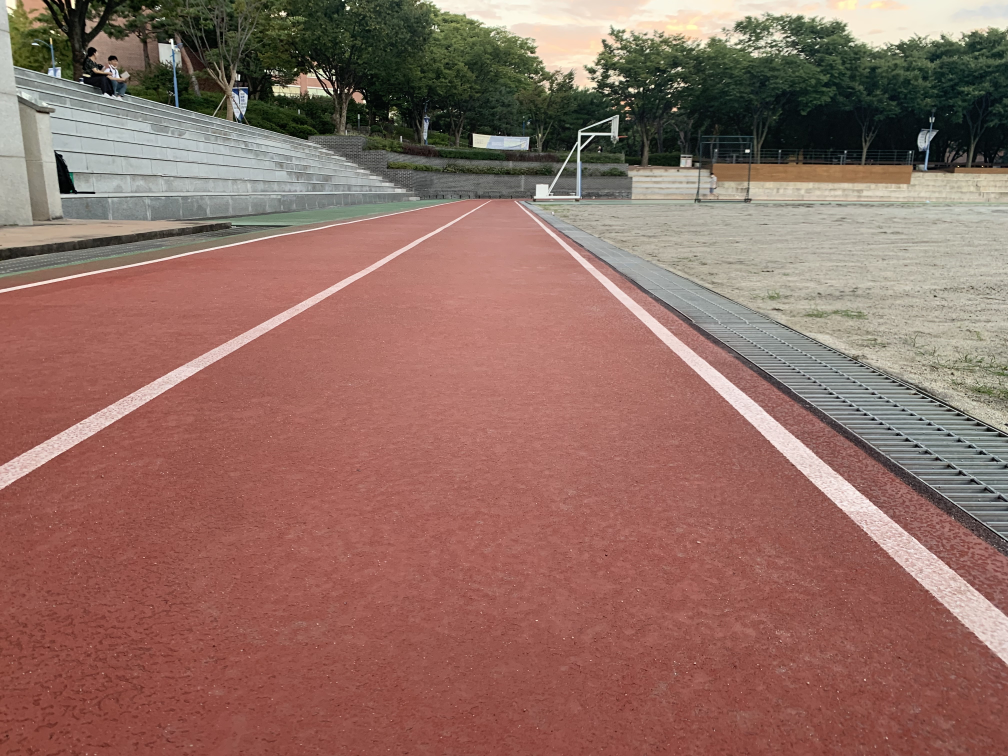
#> input picture img/playground/pg_center.jpeg, 4032 x 3024 px (shown at 1/4 size)
$ python 01-bird_eye_view.py
#> lines starting #> are read from the running program, lines starting #| are printed output that depends on the picture
import cv2
import numpy as np
from matplotlib import pyplot as plt

img = cv2.imread("../img/playground/pg_center.jpeg")
#> img is the input picture: shape (3024, 4032, 3); mean B, G, R 99.2, 109.3, 144.6
(h, w) = (img.shape[0], img.shape[1])
#> h = 3024; w = 4032
# print(h, w)

size = 50

left = {"top": (1500, 1000), "bottom": (200, 1600)}
right = {"top": (2350, 1000), "bottom": (3150, 1600)}
color = {"red": (255, 0, 0), "green": (0, 255, 0), "blue": (0, 0, 255), "black": (0, 0, 0)}

# 좌표점은 좌상->좌하->우상->우하
pts1 = np.float32([left["top"], left["bottom"], right["top"], right["bottom"]])

# 좌표의 이동점
pts2 = np.float32([[10, 10], [10, 1000], [1000, 10], [1000, 1000]])

# pts1의 좌표에 표시. perspective 변환 후 이동 점 확인.
cv2.circle(img, left["top"], size, color["red"], -1)
cv2.circle(img, left["bottom"], size, color["green"], -1)
cv2.circle(img, right["top"], size, color["blue"], -1)
cv2.circle(img, right["bottom"], size, color["black"], -1)

M = cv2.getPerspectiveTransform(pts1, pts2)

dst = cv2.warpPerspective(img, M, (1100, 1100))
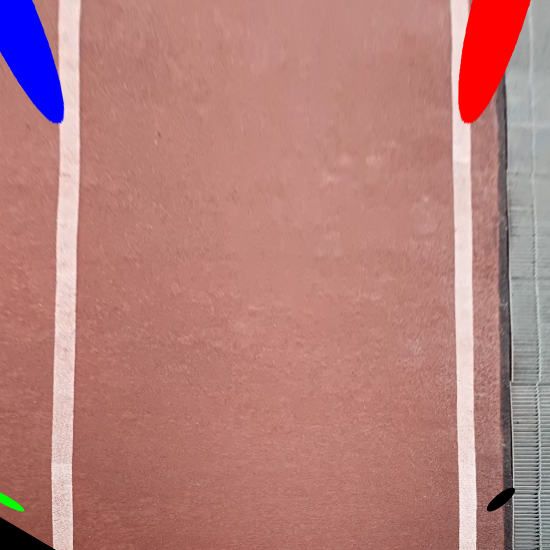
#> dst: shape (1100, 1100, 3) (shown at 1/2 size); mean B, G, R 123.1, 127.1, 180.8

plt.subplot(121), plt.imshow(img), plt.title('image')
plt.subplot(122), plt.imshow(dst), plt.title('Perspective')
plt.show()
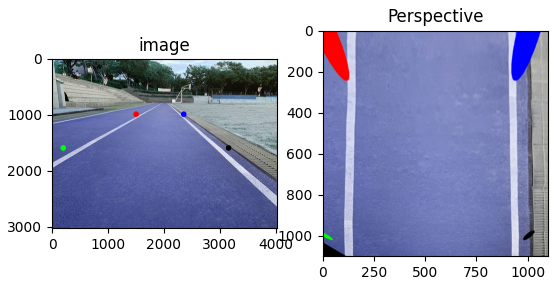
#> figure drawn by matplotlib, 2 panels; B, G, R data is drawn as R, G, B

$ run again, with img/playground/pg_left.jpeg copied over img/playground/pg_center.jpeg
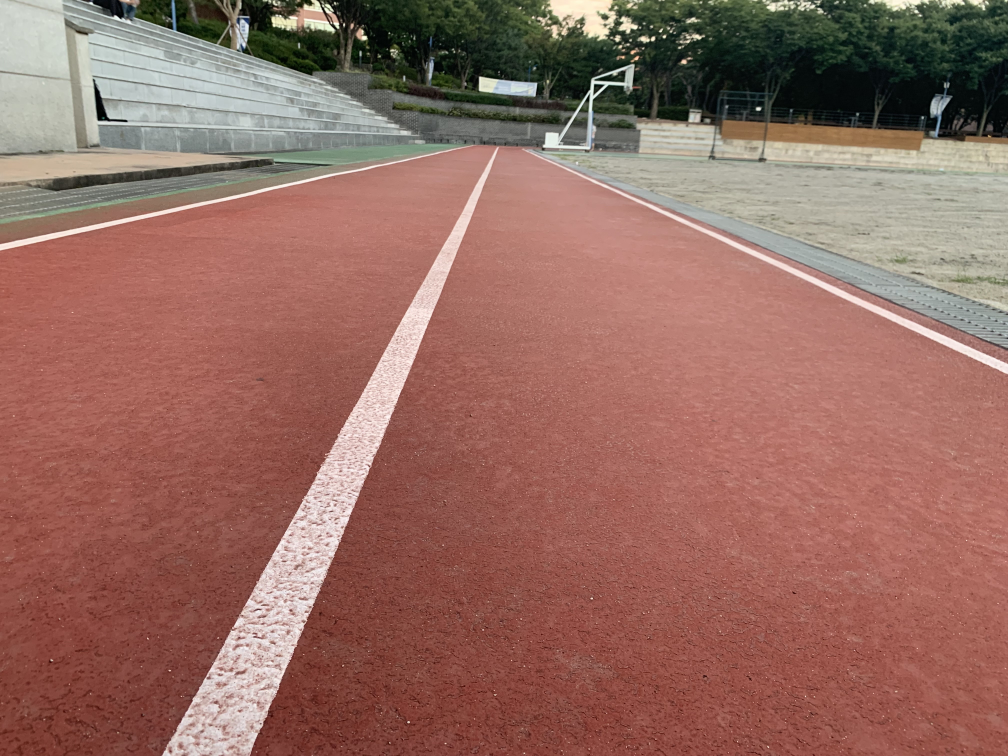
#> input picture img/playground/pg_left.jpeg, 4032 x 3024 px (shown at 1/4 size)
#> img is the input picture: shape (3024, 4032, 3); mean B, G, R 97.2, 107.5, 149.3
#> `dst = cv2.warpPerspective(img, M, (1100, 1100))`:
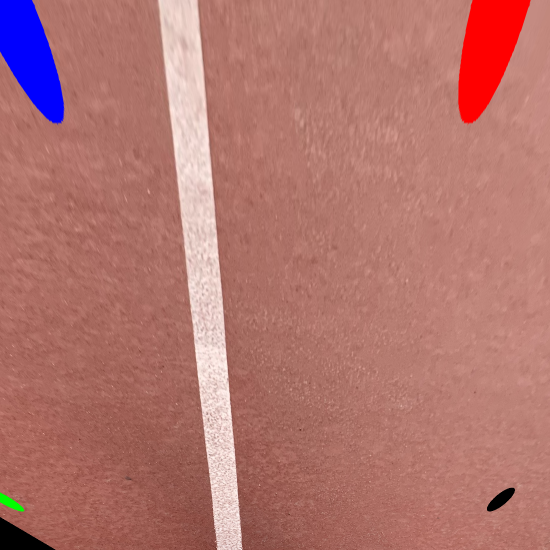
#> dst: shape (1100, 1100, 3) (shown at 1/2 size); mean B, G, R 110.8, 116.7, 177.2
#> `plt.show()`:
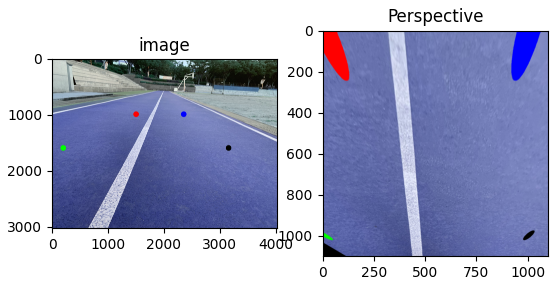
#> figure drawn by matplotlib, 2 panels; B, G, R data is drawn as R, G, B

$ run again, with img/playground/pg_right.jpeg copied over img/playground/pg_center.jpeg
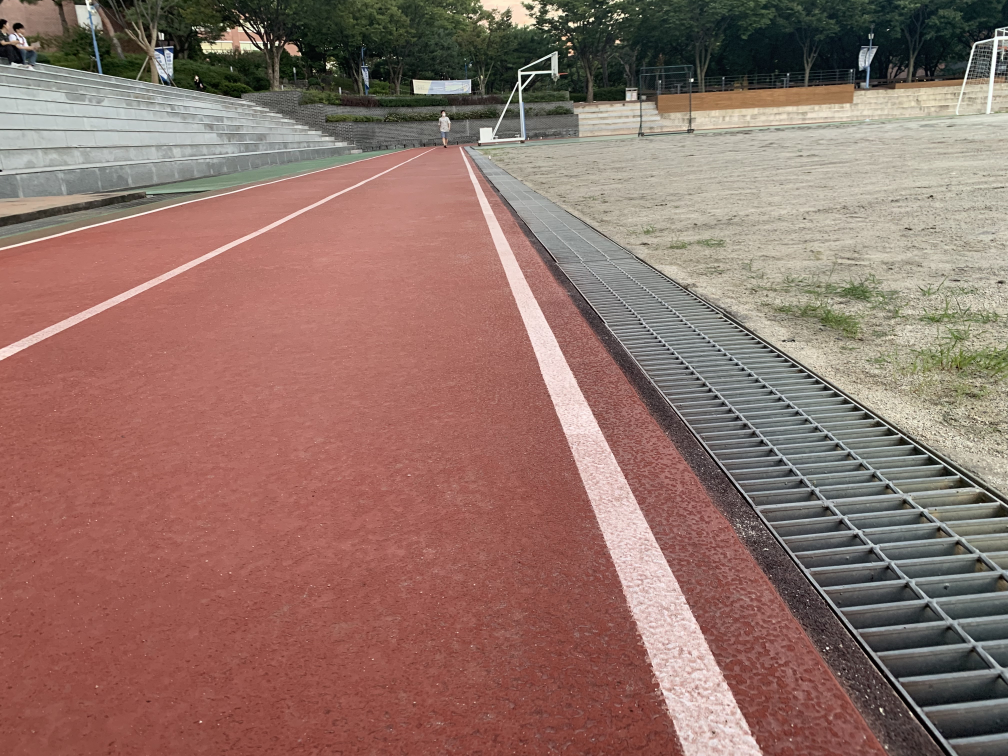
#> input picture img/playground/pg_right.jpeg, 4032 x 3024 px (shown at 1/4 size)
#> img is the input picture: shape (3024, 4032, 3); mean B, G, R 104.9, 113.9, 144.8
#> `dst = cv2.warpPerspective(img, M, (1100, 1100))`:
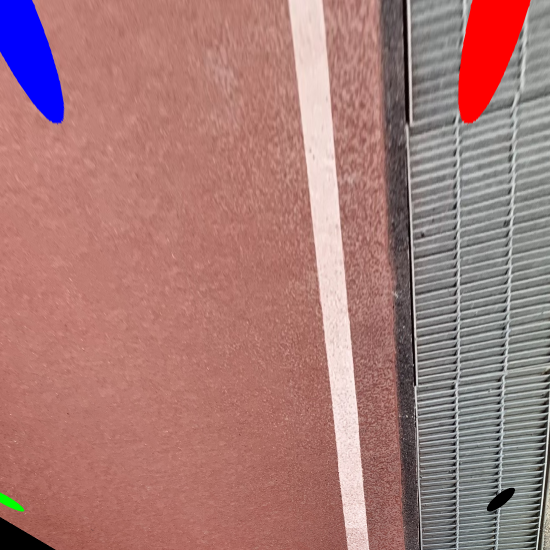
#> dst: shape (1100, 1100, 3) (shown at 1/2 size); mean B, G, R 119.9, 122.6, 167.1
#> `plt.show()`:
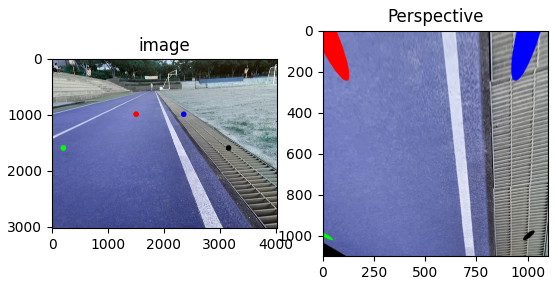
#> figure drawn by matplotlib, 2 panels; B, G, R data is drawn as R, G, B
